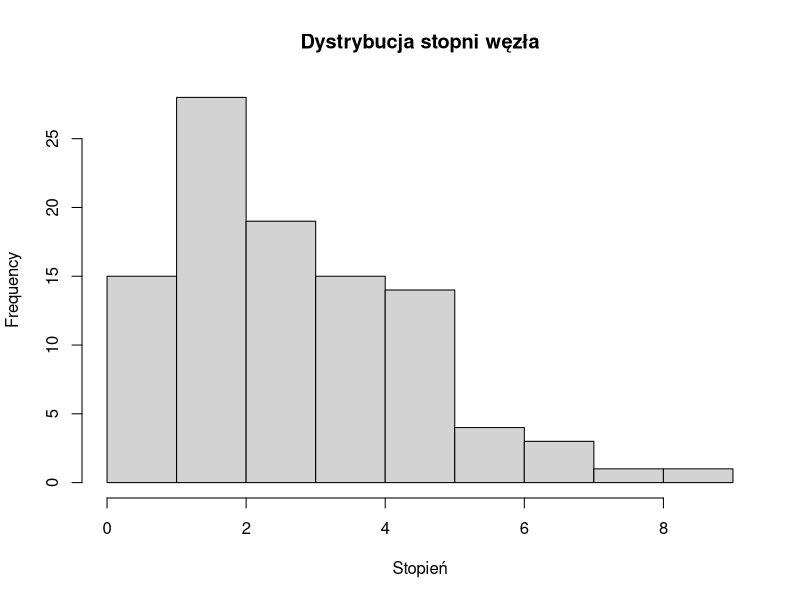
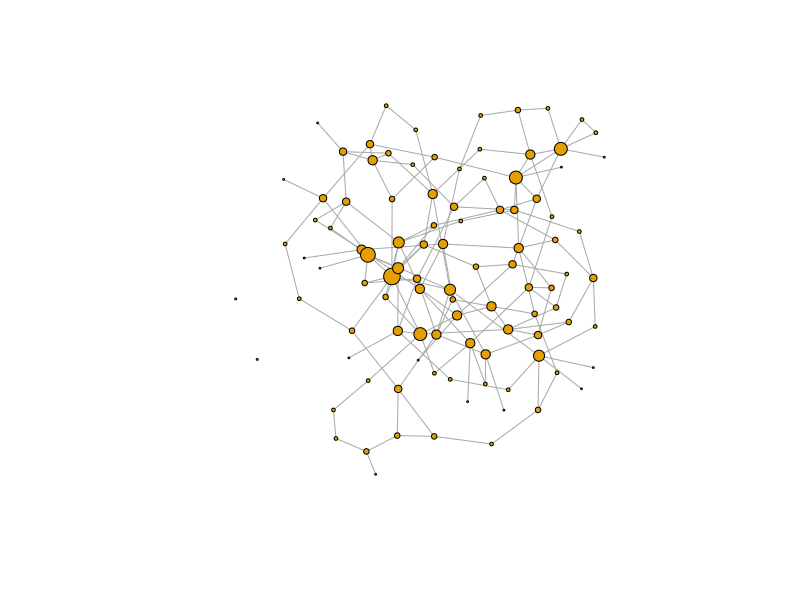

Write R code to recreate these figures, in order.
library(igraph)
set.seed(111)

#1a
n <- 100
p <- 0.03


graph <- erdos.renyi.game(n, p)

#1b
print("\nWierzchołki:\n")
cat(as.character(V(graph)), "\n")

print("\nKrawędzie:\n")
cat(as.character(get.edgelist(graph)), "\n")

#1c
set_edge_attr(graph, "weight", value = runif(ecount(graph), 0.01, 1))

#1d
clustering_coefficient <- transitivity(graph)
cat("Współczynnik grupowania węzłów:\n")
cat(clustering_coefficient, "\n")

degrees <- degree(graph)
hist(degree(graph, mode = "all"),
    main = "Dystrybucja stopni węzła",
    xlab = "Stopień")

#1e
components <- components(graph)
num_components <- length(components$no)
print(paste("Liczba komponentów w grafie wynosi:", num_components))

#1f
plot(graph, vertex.size = degree(graph), vertex.label = NA)